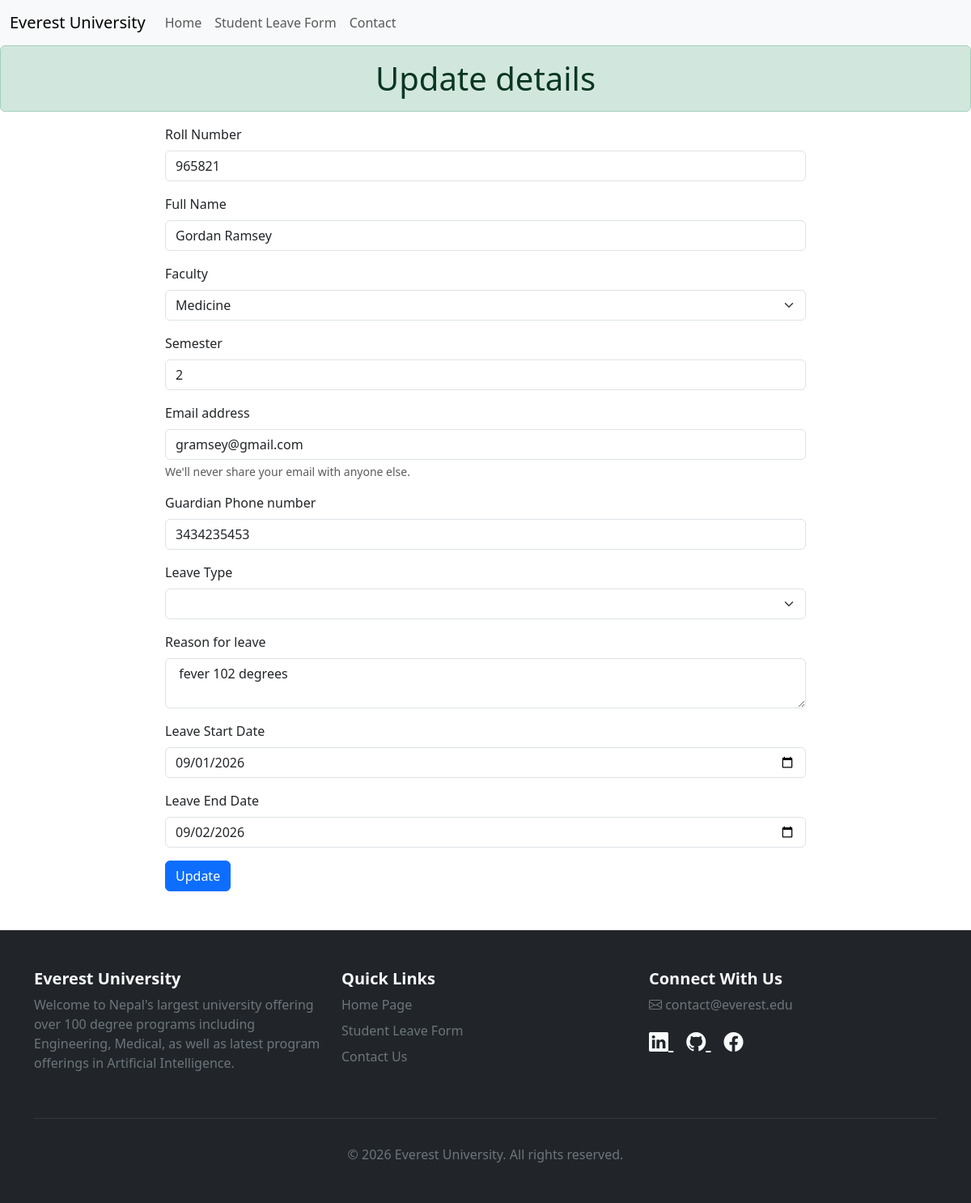
Page /edit/10 on the committed database.
### main/models.py (models this page shows)
class StudentLeave(models.Model):
    roll_number = models.CharField(max_length=6, unique=True)
    full_name = models.CharField(max_length=100)
    faculty = models.CharField(max_length=100)
    semester = models.PositiveBigIntegerField()
    start_date = models.DateField()
    end_date = models.DateField()
    leave_type = models.CharField(max_length=50)
    reason = models.TextField()
    guardian_contact = models.CharField(max_length=14)
    student_mail = models.EmailField()
    is_delete = models.BooleanField(default=False)
    deleted_time = models.DateTimeField(null = True)

### main/views.py (the view, shortened to what this page needs)
# urls.py: path('edit/<int:id>' , edit, name='edit'),
def edit(request, id):
    data = StudentLeave.objects.get(id=id)
    return render(request, 'main/edit.html', {'data' : data})

### main/templates/main/edit.html (shortened to what this page needs)
{% extends 'base.html' %}
{% block content %}
<h1 class="alert alert-success text-center">Update details</h1>
<div class="row">
    <div class="col-2"></div>
    <div class="col-8">
        <form method="POST" action="{% url 'edit' data.id %}">
            <div class="mb-3">
                <label for="exampleInputRollNumber1" class="form-label">Roll Number</label>
                <input type="number" value= "{{data.roll_number}}" name="roll_number" class="form-control" id="roll_number">
            </div>
            <div class="mb-3">
                <label for="exampleInputFullName1" class="form-label">Full Name</label>
                <input type="text" value="{{data.full_name}}" name="full_name" class="form-control" id="full_name">
            </div>
            <div class="mb-3">
                <label for="faculty" class="form-label">Faculty</label>
                <select name="faculty" id="faculty" class="form-select">
                    <option value="Medicine"
                        {% if data.faculty == "Medicine" %}selected{% endif %}>
                        Medicine
                    </option>
                </select>
            </div>
            <div class="mb-3">
                <label for="exampleInputPassword1" class="form-label">Semester</label>
                <input type="number" value="{{data.semester}}" name="semester" class="form-control" id="semester">
            </div>
            <div class="mb-3">
                <label for="exampleInputEmail1" class="form-label">Email address</label>
                <input type="email" value="{{data.student_mail}}"" name="student_mail" class="form-control" id="student_mail" aria-describedby="emailHelp">
                <div id="emailHelp" class="form-text">We'll never share your email with anyone else.</div>
            </div>
            <div class="mb-3">
                <label for="exampleInputGuardianContact" class="form-label">Guardian Phone number</label>
                <input type="number" value="{{data.guardian_contact}}" name="guardian_contact" class="form-control" id="guardian_contact">
            </div>
            <div class="mb-3">
                <label for="leave_type" class="form-label">Leave Type</label>
                <select name="leave_type" id="leave_type" class="form-select">
                    <option value="Medical"
                        {% if data.leave_type == "Medical" %}selected{% endif %}>
                    </option>>
                        Medical
                </select>
            </div>
            <div class="mb-3">
                <label for="exampleInputPassword1" class="form-label">Reason for leave</label>
                <textarea name="reason" class="form-control" id="reason">{{data.reason}}</textarea>
            </div>
            <div class="mb-3">
                <label for="exampleInputStartDate" class="form-label">Leave Start Date</label>
                <input type="date" value="{{data.start_date|date:'Y-m-d'}}" name="start_date" class="form-control" id="start_date">
            </div>
            <div class="mb-3">
                <label for="exampleInputEndDate" class="form-label">Leave End Date</label>
                <input type="date" value="{{data.end_date|date:'Y-m-d'}}" name="end_date" class="form-control" id="end_date">
            </div>
            <button type="submit" class="btn btn-primary">Update</button>
        </form>
    </div>
    <div class="col-2"></div>
</div>
{% endblock %}

### rows in the picture
StudentLeave: roll_number "965821", full_name "Gordan Ramsey", faculty "Medicine", semester "2", student_mail "gramsey@gmail.com", guardian_contact "3434235453", reason "fever 102 degrees", start_date "09/01/2026", end_date "09/02/2026"
